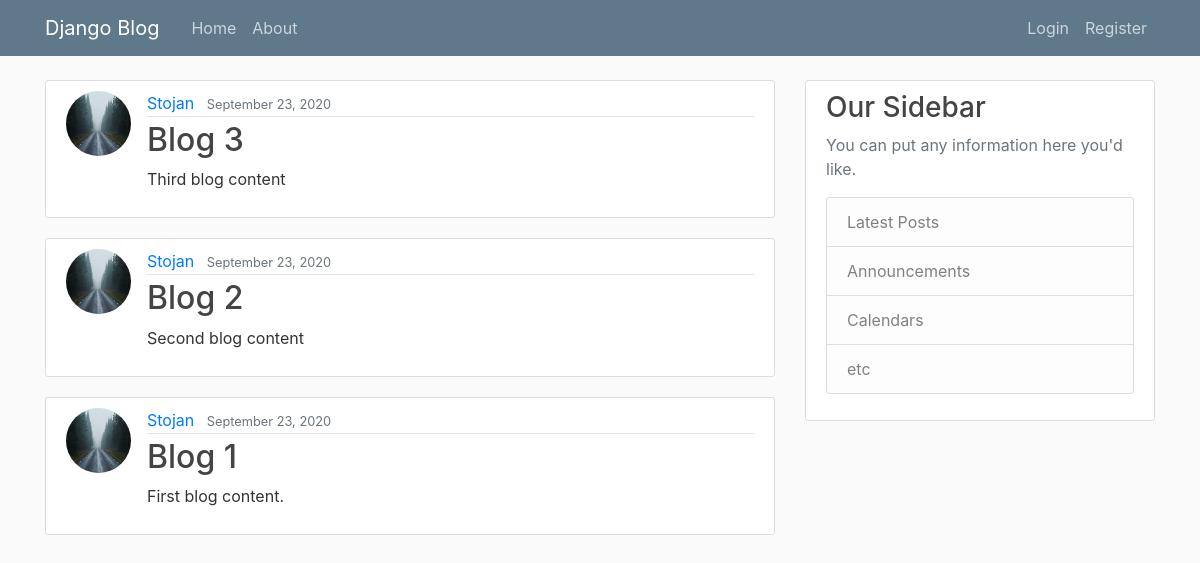
Before: / with the older database file.
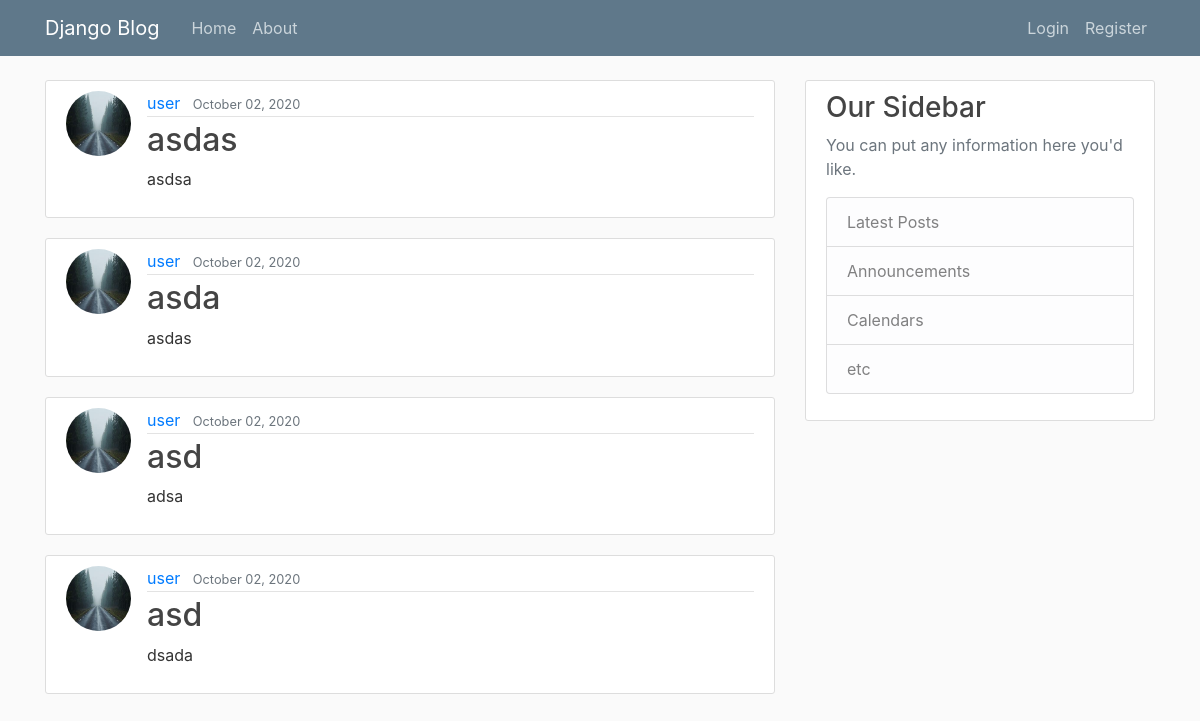
After: the same page with the newer database file.
### blog_app/models.py (models this page shows, shortened)
class Post(models.Model):
    title = models.CharField(max_length=100)
    content = models.TextField()
    date_posted = models.DateTimeField(default=timezone.now)
    author = models.ForeignKey(User, on_delete=models.CASCADE)

### users/models.py (models this page shows, shortened)
class Profile(models.Model):
        user = models.OneToOneField(User,on_delete=models.CASCADE)
        image = models.ImageField(default='default.jpg',upload_to='profile_pics')

### blog_app/views.py (the view)
# urls.py: path('',PostListView.as_view(), name='blog-home'),
class PostListView(ListView):
    model = Post
    template_name = 'blog_app/home.html' #<app>/<model>_<viewtype>.html
    context_object_name = 'posts'
    ordering = ['-date_posted']  # redosled elemenata u listi posts
    paginate_by = 4

### blog_app/templates/blog_app/home.html
{% extends "blog_app/base.html" %}
{% block content %}
   {%  for post in posts %}
     <article class="media content-section">
      <img class="rounded-circle article-img" src="{{ post.author.profile.image.url }}">
      <div class="media-body">
        <div class="article-metadata">
          <a class="mr-2" href="#">{{ post.author }}</a>
          <small class="text-muted">{{ post.date_posted|date:"F d, Y" }}</small>
        </div>
        <h2><a class="article-title" href="{% url 'post-detail' post.id %}">{{ post.title }}</a></h2>
        <p class="article-content">{{ post.content }}</p>
      </div>
    </article>
   {% endfor %}
{% endblock content %}

Changed rows visible on the page:
no longer on this page (row unchanged): Post: author.profile.image (placeholder picture), author "Stojan", date_posted "September 23, 2020", title "Blog 3", content "Third blog content"
no longer on this page (row unchanged): Post: author.profile.image (placeholder picture), author "Stojan", date_posted "September 23, 2020", title "Blog 2", content "Second blog content"
no longer on this page (row unchanged): Post: author.profile.image (placeholder picture), author "Stojan", date_posted "September 23, 2020", title "Blog 1", content "First blog content."
added Post: author.profile.image (placeholder picture), author "user", date_posted "October 02, 2020", title "asdas", content "asdsa"
added Post: author.profile.image (placeholder picture), author "user", date_posted "October 02, 2020", title "asda", content "asdas"
added Post: author.profile.image (placeholder picture), author "user", date_posted "October 02, 2020", title "asd", content "adsa"
added Post: author.profile.image (placeholder picture), author "user", date_posted "October 02, 2020", title "asd", content "dsada"
